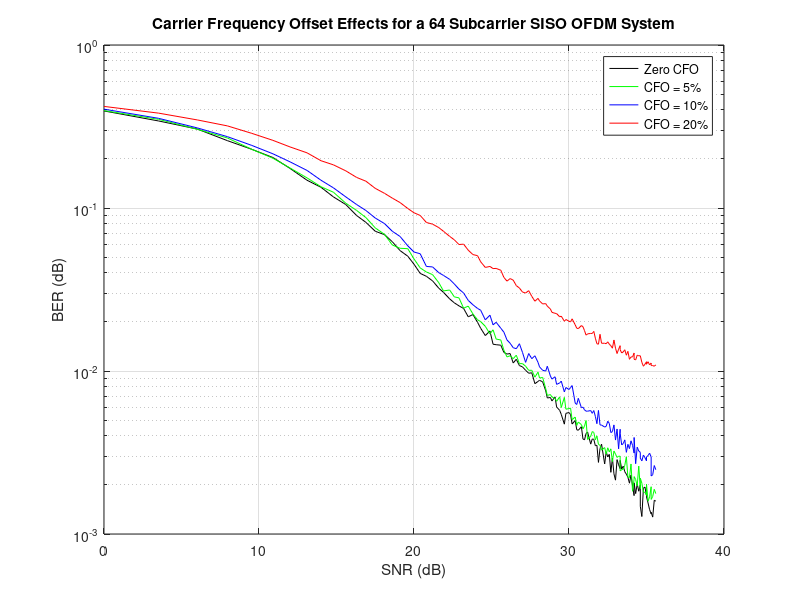

The MATLAB script that drew this image:
% Divide the number after "alpha" by 100 in the BER variable names to get the
% actual Standard deviation used in the program
FSB_PhaseOffset_256_SNR = [0.00E+00	3.52E+00	6.02E+00	7.96E+00	9.54E+00	1.09E+01	1.20E+01	1.31E+01	1.40E+01	1.48E+01	1.56E+01	1.63E+01	1.69E+01	1.75E+01	1.81E+01	1.86E+01	1.91E+01	1.96E+01	2.00E+01	2.04E+01	2.08E+01	2.12E+01	2.16E+01	2.19E+01	2.23E+01	2.26E+01	2.29E+01	2.32E+01	2.35E+01	2.38E+01	2.41E+01	2.43E+01	2.46E+01	2.49E+01	2.51E+01	2.53E+01	2.56E+01	2.58E+01	2.60E+01	2.62E+01	2.64E+01	2.66E+01	2.68E+01	2.70E+01	2.72E+01	2.74E+01	2.76E+01	2.78E+01	2.80E+01	2.81E+01	2.83E+01	2.85E+01	2.86E+01	2.88E+01	2.89E+01	2.91E+01	2.92E+01	2.94E+01	2.95E+01	2.97E+01	2.98E+01	3.00E+01	3.01E+01	3.02E+01	3.04E+01	3.05E+01	3.06E+01	3.08E+01	3.09E+01	3.10E+01	3.11E+01	3.12E+01	3.14E+01	3.15E+01	3.16E+01	3.17E+01	3.18E+01	3.19E+01	3.20E+01	3.21E+01	3.23E+01	3.24E+01	3.25E+01	3.26E+01	3.27E+01	3.28E+01	3.29E+01	3.30E+01	3.31E+01	3.32E+01	3.33E+01	3.33E+01	3.34E+01	3.35E+01	3.36E+01	3.37E+01	3.38E+01	3.39E+01	3.40E+01	3.41E+01	3.42E+01	3.42E+01	3.43E+01	3.44E+01	3.45E+01	3.46E+01	3.46E+01	3.47E+01	3.48E+01	3.49E+01	3.50E+01	3.50E+01	3.51E+01	3.52E+01	3.53E+01	3.53E+01	3.54E+01	3.55E+01	3.56E+01];
FSB_PhaseOffset_256_f0_BER = [3.94E-01  3.42E-01  3.05E-01  2.59E-01  2.29E-01  2.04E-01  1.75E-01  1.48E-01  1.34E-01  1.17E-01  1.05E-01  8.99E-02  8.16E-02  7.20E-02  6.86E-02  6.21E-02  5.48E-02  5.06E-02  4.52E-02  3.97E-02  3.81E-02  3.57E-02  3.22E-02  3.04E-02  2.77E-02  2.62E-02  2.51E-02  2.42E-02  2.15E-02  2.22E-02  1.99E-02  1.83E-02  1.65E-02  1.76E-02  1.46E-02  1.45E-02  1.44E-02  1.30E-02  1.27E-02  1.28E-02  1.12E-02  1.18E-02  1.08E-02  1.06E-02  1.01E-02  9.69E-03  9.75E-03  8.36E-03  8.63E-03  8.77E-03  8.58E-03  7.55E-03  6.83E-03  6.88E-03  6.55E-03  6.94E-03  6.02E-03  5.73E-03  5.42E-03  4.72E-03  5.50E-03  5.56E-03  5.41E-03  4.73E-03  4.97E-03  4.36E-03  4.33E-03  4.55E-03  3.83E-03  3.78E-03  4.14E-03  4.22E-03  3.56E-03  3.83E-03  3.81E-03  3.48E-03  3.50E-03  2.75E-03  3.34E-03  3.56E-03  2.69E-03  3.19E-03  2.97E-03  3.08E-03  2.39E-03  2.92E-03  2.34E-03  2.14E-03  2.86E-03  2.66E-03  2.52E-03  2.83E-03  2.50E-03  2.61E-03  2.41E-03  2.33E-03  2.23E-03  2.05E-03  2.30E-03  1.97E-03  1.72E-03  2.06E-03  1.77E-03  2.03E-03  1.83E-03  2.00E-03  1.48E-03  1.28E-03  1.91E-03  1.94E-03  1.72E-03  1.69E-03  1.55E-03  1.41E-03  1.33E-03  1.36E-03  1.27E-03  1.61E-03  1.59E-03];
FSB_PhaseOffset_256_f5_BER = [3.96E-01  3.50E-01  3.04E-01  2.69E-01  2.29E-01  2.02E-01  1.76E-01  1.53E-01  1.35E-01  1.25E-01  1.07E-01  9.66E-02  8.73E-02  7.55E-02  6.89E-02  5.93E-02  5.66E-02  5.63E-02  4.87E-02  4.29E-02  4.05E-02  3.90E-02  3.48E-02  3.10E-02  3.14E-02  2.85E-02  2.81E-02  2.43E-02  2.50E-02  2.24E-02  2.06E-02  2.01E-02  1.88E-02  1.69E-02  1.79E-02  1.57E-02  1.55E-02  1.34E-02  1.22E-02  1.24E-02  1.19E-02  1.25E-02  1.11E-02  1.11E-02  1.07E-02  1.01E-02  1.01E-02  9.17E-03  9.84E-03  9.06E-03  9.13E-03  7.78E-03  7.08E-03  7.17E-03  6.92E-03  6.80E-03  6.52E-03  6.94E-03  5.97E-03  6.89E-03  5.83E-03  5.88E-03  5.92E-03  5.03E-03  5.22E-03  4.64E-03  4.86E-03  4.69E-03  4.42E-03  4.59E-03  4.97E-03  3.80E-03  3.98E-03  4.25E-03  4.20E-03  3.78E-03  4.00E-03  3.55E-03  3.50E-03  3.27E-03  3.39E-03  3.09E-03  3.38E-03  3.19E-03  3.33E-03  2.78E-03  3.23E-03  3.09E-03  2.95E-03  3.00E-03  3.00E-03  2.44E-03  2.48E-03  2.50E-03  2.64E-03  2.98E-03  2.23E-03  2.22E-03  2.69E-03  1.83E-03  2.17E-03  2.25E-03  2.16E-03  1.97E-03  2.61E-03  1.89E-03  2.20E-03  2.05E-03  1.81E-03  1.80E-03  1.73E-03  2.02E-03  1.59E-03  1.69E-03  1.95E-03  1.63E-03  1.70E-03  1.88E-03  1.77E-03];
FSB_PhaseOffset_256_f10_BER = [4.04E-01  3.55E-01  3.10E-01  2.74E-01  2.42E-01  2.15E-01  1.92E-01  1.70E-01  1.48E-01  1.33E-01  1.17E-01  1.05E-01  9.65E-02  8.68E-02  8.02E-02  7.20E-02  6.69E-02  5.86E-02  5.37E-02  5.24E-02  4.38E-02  4.35E-02  4.01E-02  3.86E-02  3.65E-02  3.42E-02  3.18E-02  3.01E-02  2.71E-02  2.55E-02  2.42E-02  2.36E-02  2.06E-02  2.20E-02  1.92E-02  1.99E-02  1.83E-02  1.73E-02  1.55E-02  1.48E-02  1.39E-02  1.37E-02  1.47E-02  1.30E-02  1.13E-02  1.28E-02  1.19E-02  1.24E-02  1.13E-02  1.06E-02  1.01E-02  1.00E-02  1.07E-02  9.31E-03  8.92E-03  9.22E-03  8.28E-03  8.45E-03  8.67E-03  7.44E-03  7.92E-03  7.70E-03  7.92E-03  8.14E-03  6.36E-03  6.23E-03  6.80E-03  5.95E-03  6.00E-03  5.78E-03  5.67E-03  5.67E-03  5.72E-03  5.50E-03  5.72E-03  5.27E-03  4.75E-03  5.73E-03  4.67E-03  4.66E-03  4.53E-03  4.58E-03  4.92E-03  4.77E-03  4.19E-03  4.25E-03  4.67E-03  3.77E-03  4.41E-03  3.33E-03  4.39E-03  4.14E-03  3.52E-03  3.59E-03  3.78E-03  3.17E-03  3.55E-03  3.34E-03  3.73E-03  3.50E-03  3.14E-03  3.91E-03  2.70E-03  3.41E-03  3.23E-03  3.17E-03  2.92E-03  2.81E-03  3.05E-03  2.94E-03  2.81E-03  2.97E-03  3.03E-03  3.13E-03  2.97E-03  2.27E-03  2.31E-03  2.63E-03  2.48E-03];
FSB_PhaseOffset_256_f20_BER = [4.20E-01  3.82E-01  3.47E-01  3.19E-01  2.87E-01  2.60E-01  2.37E-01  2.18E-01  1.95E-01  1.84E-01  1.69E-01  1.54E-01  1.46E-01  1.32E-01  1.23E-01  1.15E-01  1.08E-01  9.93E-02  9.35E-02  9.00E-02  8.15E-02  7.96E-02  7.58E-02  7.20E-02  6.70E-02  6.38E-02  5.97E-02  6.00E-02  5.51E-02  5.18E-02  5.10E-02  4.68E-02  4.32E-02  4.38E-02  4.25E-02  4.26E-02  4.15E-02  3.75E-02  3.56E-02  3.69E-02  3.61E-02  3.34E-02  3.23E-02  3.05E-02  3.01E-02  3.11E-02  2.87E-02  2.68E-02  2.79E-02  2.69E-02  2.58E-02  2.59E-02  2.50E-02  2.40E-02  2.29E-02  2.26E-02  2.25E-02  2.15E-02  2.17E-02  2.02E-02  2.07E-02  2.02E-02  2.00E-02  2.09E-02  1.92E-02  1.83E-02  1.82E-02  1.90E-02  1.87E-02  1.77E-02  1.66E-02  1.69E-02  1.70E-02  1.70E-02  1.75E-02  1.59E-02  1.47E-02  1.46E-02  1.68E-02  1.48E-02  1.48E-02  1.47E-02  1.51E-02  1.46E-02  1.43E-02  1.38E-02  1.55E-02  1.38E-02  1.28E-02  1.36E-02  1.43E-02  1.35E-02  1.29E-02  1.31E-02  1.35E-02  1.25E-02  1.32E-02  1.18E-02  1.22E-02  1.22E-02  1.29E-02  1.18E-02  1.17E-02  1.25E-02  1.24E-02  1.24E-02  1.24E-02  1.13E-02  1.07E-02  1.10E-02  1.14E-02  1.10E-02  1.14E-02  1.09E-02  1.12E-02  1.08E-02  1.08E-02  1.07E-02  1.09E-02];

semilogy(FSB_PhaseOffset_256_SNR,FSB_PhaseOffset_256_f0_BER,'k-');
hold on
semilogy(FSB_PhaseOffset_256_SNR,FSB_PhaseOffset_256_f5_BER,'g-');
semilogy(FSB_PhaseOffset_256_SNR,FSB_PhaseOffset_256_f10_BER,'b-');
semilogy(FSB_PhaseOffset_256_SNR,FSB_PhaseOffset_256_f20_BER,'r-');
hold off
grid on
title('Carrier Frequency Offset Effects for a 64 Subcarrier SISO OFDM System');
xlabel('SNR (dB)');
ylabel('BER (dB)');
legend('Zero CFO', 'CFO = 5%','CFO = 10%','CFO = 20%');
